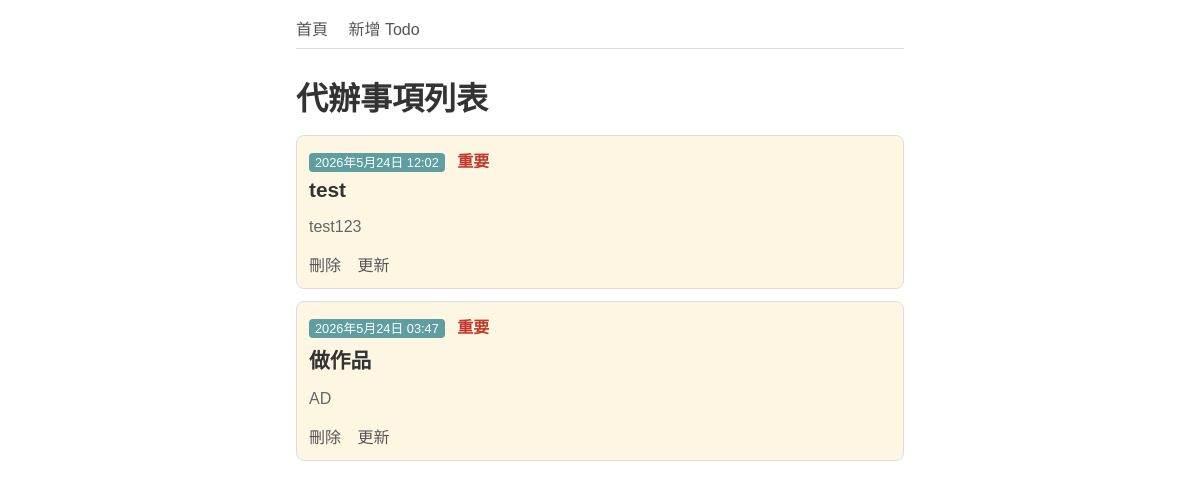
/, run on an earlier commit of the app's database.
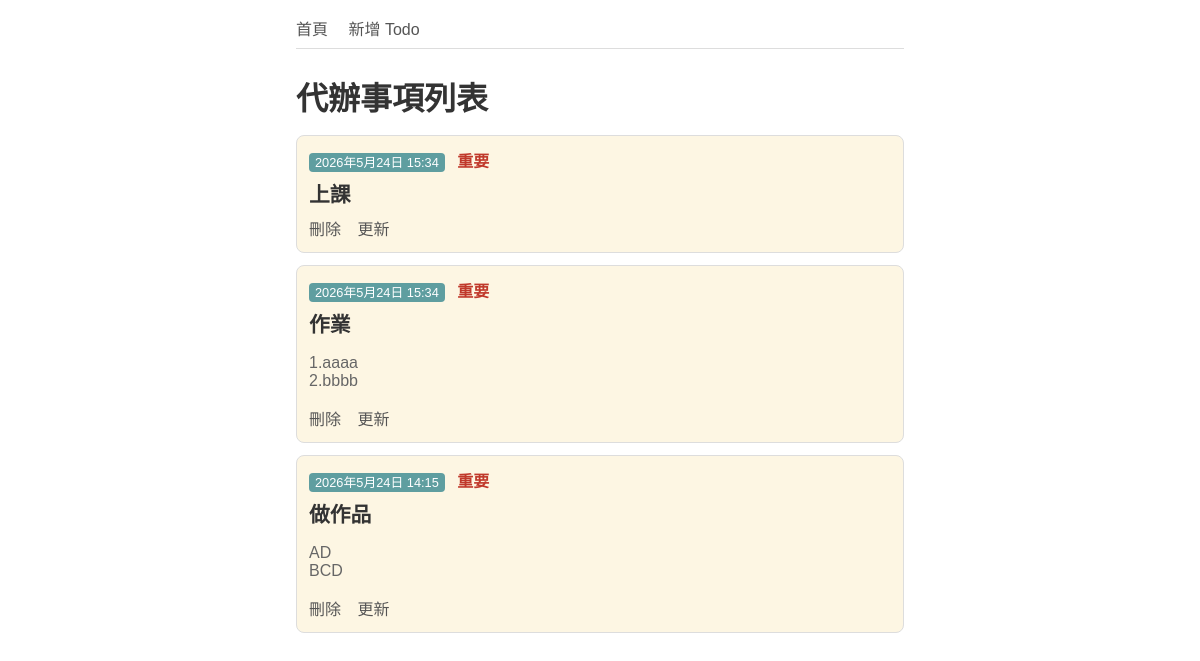
And on a later commit of the database.
### todos/models.py (models this page shows)
class Todo(models.Model):
    title = models.CharField(max_length=200)
    content = models.TextField(null=True, blank=True)
    created = models.DateTimeField(auto_now=True)
    completed = models.BooleanField(default=False)
    important = models.BooleanField(default=True)
    def __str__(self):
        created = self.created.strftime("%Y-%m-%d %H:%M:%S")
        print(created)
        return f"{self.id} ({created}) {self.title}"

### todos/views.py (the view)
# urls.py: path("", views.todo_list, name="todo-list"),
def todo_list(request):
    todos = Todo.objects.all().order_by("-created", "-important")
    print(todos)
    return render(request, "todos/list.html", {"todos": todos})

### todos/templates/todos/list.html (shortened to what this page needs)
{% extends 'base.html' %}
{% block content %}
<h1>代辦事項列表</h1>
{% for todo in todos %}
<div class="todo-item">
    <div>
        <small class="badge-created">{{ todo.created }}</small>
        {% if todo.important %}<span class="badge-important">重要</span>{% endif %}
    </div>
    <div class="todo-title">{{ todo.title }}</div>
    {% if todo.content %}
    <div class="todo-content">{{ todo.content|linebreaks }}</div>
    {% endif %}
    <div class="todo-actions">
        <a href="{% url 'todo-delete' todo.id %}" onclick="return confirm('確定要刪除「{{ todo.title }}」？')">刪除</a>
        <a href="{% url 'todo-update' todo.id %}">更新</a>
    </div>
</div>
{% endfor %}
{% endblock %}

### templates/base.html (shortened to what this page needs)
<!DOCTYPE html>
<html lang="zh-Hant">
<head>
</head>
<body>
    <nav>
        <a href="{% url 'todo-list' %}">首頁</a>
        <a href="{% url 'todo-create' %}">新增 Todo</a>
    </nav>
    {% block content %}{% endblock %}
</body>
</html>

### templates/base.html (style rules this page uses)
* { box-sizing: border-box; }
body { font-family: sans-serif; max-width: 640px; margin: 0 auto; padding: 16px; color: #333; }
nav { margin-bottom: 24px; padding-bottom: 8px; border-bottom: 1px solid #ddd; }
nav a { margin-right: 16px; text-decoration: none; color: #555; }
h1 { margin-bottom: 16px; }

### todos/templates/todos/list.html (style rules this page uses)
.todo-item { background: #fdf6e3; border: 1px solid #ddd; border-radius: 8px; padding: 12px; margin-bottom: 12px; }
.todo-title { font-size: 1.3rem; font-weight: bold; margin: 6px 0; }
.badge-created { background: cadetblue; color: white; border-radius: 4px; padding: 2px 6px; font-size: 0.8rem; }
.badge-important { margin-left: 8px; color: #c0392b; font-weight: bold; }
.todo-content { color: #666; margin: 6px 0; }
.todo-actions { margin-top: 8px; }
.todo-actions a { margin-right: 12px; text-decoration: none; color: #555; }

What changed in the data, as far as the page shows it:
removed Todo: created "2026年5月24日 12:02", important "重要", title "test", content "test123"
added Todo: created "2026年5月24日 15:34", important "重要", title "上課"
added Todo: created "2026年5月24日 15:34", important "重要", title "作業", content "1.aaaa 2.bbbb"
changed Todo "做作品": created "2026年5月24日 03:47" → "2026年5月24日 14:15"; content "AD" → "AD BCD"
